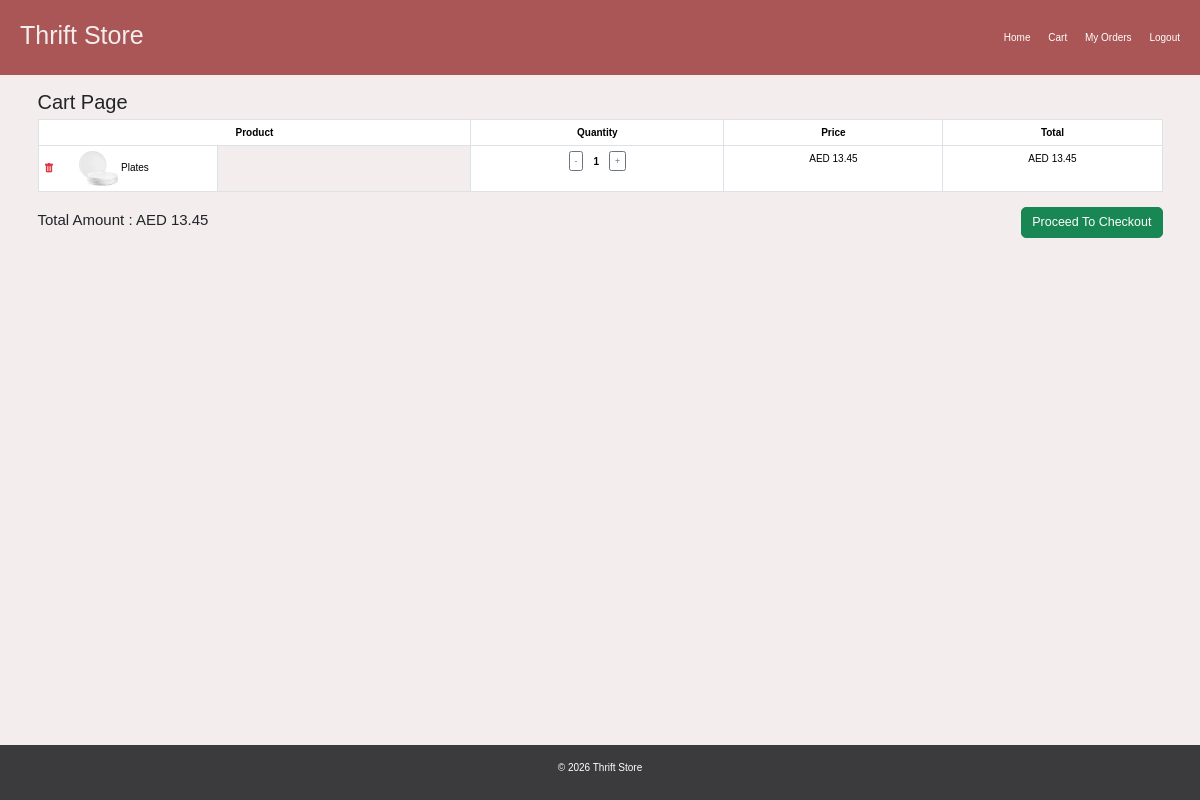
/cart_page/ (signed in), run on the app's committed database.
### ThriftStoreApp/models.py (models this page shows, shortened)
class CartDb(models.Model):
    user = models.ForeignKey(CustomUser,on_delete=models.CASCADE)
    product = models.ForeignKey(ProductDb,on_delete=models.CASCADE)
    quantity = models.IntegerField()
    price = models.DecimalField(default=1,max_digits=10, decimal_places=2)
    total_price = models.DecimalField(max_digits=10, decimal_places=2)
    created_at = models.DateTimeField(auto_now_add=True)

class ProductDb(models.Model):
    product_name = models.CharField(max_length=100)
    product_description = models.TextField()
    product_category = models.ForeignKey(
        CategoryDb,
        on_delete=models.CASCADE
    )
    product_price = models.DecimalField(max_digits=10, decimal_places=2)
    product_image = models.ImageField(
        upload_to='products/',
        null=True,
        blank=True
    )
    product_seller = models.ForeignKey(
        settings.AUTH_USER_MODEL,
        on_delete=models.SET_NULL,
        null=True,
        blank=True,
        related_name='products'
    )
    created_at = models.DateTimeField(auto_now_add=True)
    updated_at = models.DateTimeField(auto_now=True)

### ThriftStoreApp/views.py (the view)
# urls.py: path('cart_page/',views.cart_page,name='cart_page'),
@login_required
def cart_page(request):
    cart_items = CartDb.objects.filter(user=request.user)
    total_amount = 0
    for item in cart_items:
        total_amount += item.total_price
    return render(request, 'buyer/cart_page.html', {
        'cart_items': cart_items,
        'total_amount': total_amount
    })

### ThriftStoreApp/templates/buyer/cart_page.html (shortened to what this page needs)
{% extends 'base.html' %}
{% load static %}
{% block content %}
<h2>Cart page</h2>
<table class="table table-bordered text-center">
    <thead>
        <tr>
            <th>Product</th>
            <th>Quantity</th>
            <th>Price</th>
            <th>Total</th>
        </tr>
    </thead>
    <tbody>
    {% for item in cart_items %}
        <tr>
            <td class="d-flex justify-content-start align-items-center col-lg-5">
                <a href="{% url 'delete_cart' item.id %}"
                class="text-danger"
                onclick="return confirm('Remove this item from cart?')">
                    <i class="bi bi-trash-fill"></i>
                </a>
                <a href="{% url 'view_product' item.id %}" style="text-align: right;text-decoration: none;color: black;">
                    <img src="{{ item.product.product_image.url }}"
                        alt="{{ item.product.product_name }}"
                        class="img-fluid rounded"
                        style="height:35px; object-fit:cover;">
                        <span>{{ item.product.product_name }}</span>
                </a>
            </td>
            <td>
                <div class="d-flex justify-content-center align-items-center">
                    <a href="{% url 'decrease_quantity' item.id %}"
                    class="btn btn-outline-secondary btn-sm">
                        -
                    </a>
                    <span class="mx-3 fw-bold">
                        {{ item.quantity }}
                    </span>
                    <a href="{% url 'increase_quantity' item.id %}"
                    class="btn btn-outline-secondary btn-sm">
                        +
                    </a>
                </div>
            </td>
            <td> AED {{ item.price }}</td>
            <td> AED {{ item.total_price }}</td>
        </tr>
    {% endfor %}
    </tbody>
</table>
<div class="d-flex justify-content-between align-items-center mt-4">
    <h4>
        Total Amount :  AED {{ total_amount }}
    </h4>
    {% if cart_items %}
    <a href="{% url 'checkout' %}"
       class="btn btn-success btn-lg">
        Proceed to Checkout
    </a>
    {% else %}
        <p class="text-danger fw-bold">
            Add products to your cart before checkout.
        </p>
    {% endif %}
</div>
{% endblock %}

### ThriftStoreApp/static/css/style.css (style rules this page uses)
* { font-family:Arial, Helvetica, sans-serif; margin: 0; padding: 0; box-sizing: border-box; border: none; text-decoration: none; text-transform: capitalize; transition: .2s linear; }
:root { --main-color:#aa5656; --black:#3b3b3e; --bg:#f3eded; --border:.1rem solid rgba(128, 124, 124, 0.763); }
html { font-size: 62.5%; overflow-x: hidden; scroll-padding-top: 9rem; scroll-behavior: smooth; }
body { background: var(--bg); min-height: 100vh; display: flex; flex-direction: column; }

### data on the page
CartDb: product.product_image (picture), product.product_name "Plates", quantity "1", price "13.45", total_price "13.45"

### other printed values
{{ total_amount }} "13.45"
